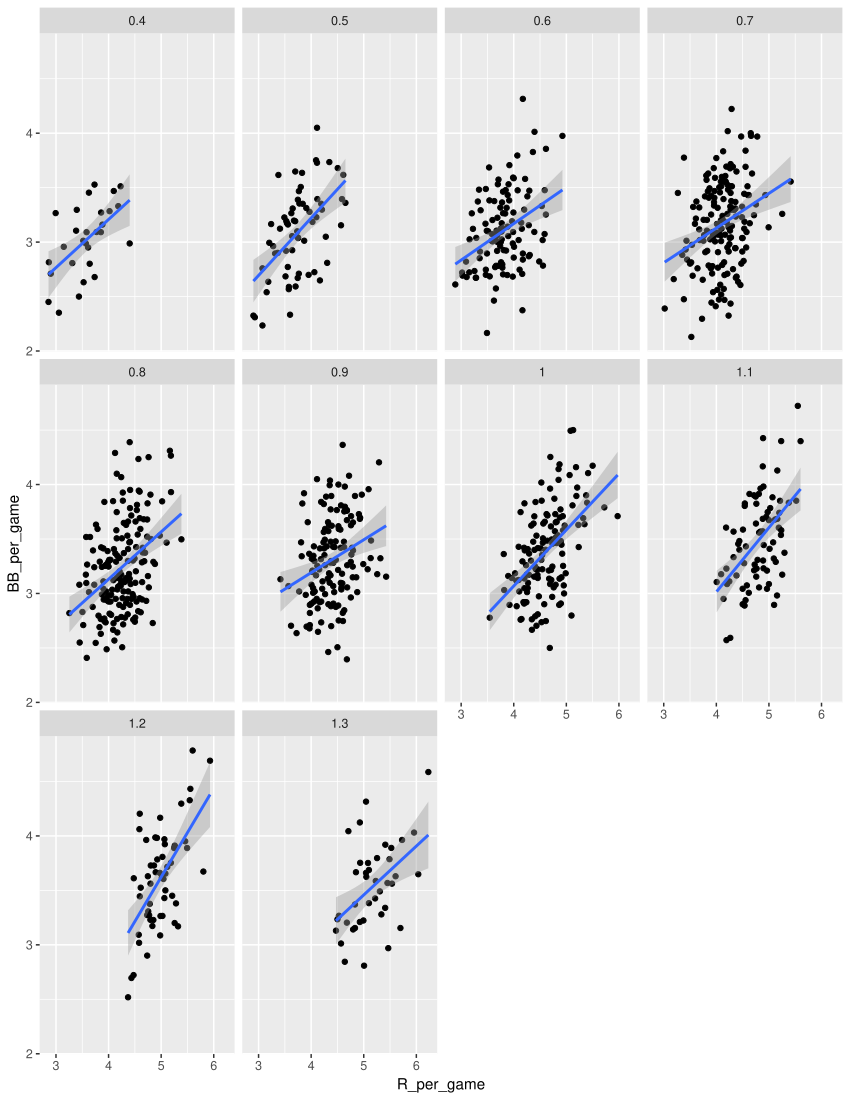

The R source for this figure:
#calculates the correlation between BB and HR, singles and HR, bb and singles
library(Lahman)
library(dplyr)
library(ggplot2)

Teams%>%filter(yearID %in% 1961:2001)%>%
  mutate(singles_per_game=(H-X2B-X3B-HR)/G, HR_per_game = HR/G, BB_per_game = BB/G)%>%
  summarize(cor(singles_per_game, HR_per_game), cor(singles_per_game, BB_per_game), cor(BB_per_game, HR_per_game))

#Stratify HR then look at the correlation between 

HR_Strata_Dataset <- Teams%>%filter(yearID %in% 1961:2001)%>%
  mutate(HR_Strata = round(HR/G, 1), BB_per_game = BB/G, R_per_game = R/G)%>%
  filter(HR_Strata>=.4 & HR_Strata <= 1.3)
HR_Strata_Dataset%>%ggplot(aes(R_per_game, BB_per_game)) +
  geom_point() +
  geom_smooth(method = "lm") +
  facet_wrap(~HR_Strata)

HR_Strata_Dataset%>%group_by(HR_Strata)%>%
  summarize(slope = cor(BB_per_game, R_per_game)*sd(BB_per_game)/sd(R_per_game))
